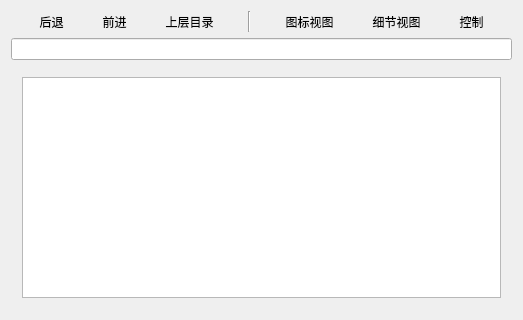
<?xml version="1.0" encoding="UTF-8"?>
<ui version="4.0">
 <class>fileview</class>
 <widget class="QWidget" name="fileview">
  <property name="geometry">
   <rect>
    <x>0</x>
    <y>0</y>
    <width>523</width>
    <height>320</height>
   </rect>
  </property>
  <property name="windowTitle">
   <string>LooFM</string>
  </property>
  <layout class="QVBoxLayout" name="verticalLayout">
   <item>
    <layout class="QHBoxLayout" name="horizontalLayout">
     <item>
      <widget class="QToolButton" name="backButton">
       <property name="enabled">
        <bool>true</bool>
       </property>
       <property name="styleSheet">
        <string notr="true">border-style: flat;</string>
       </property>
       <property name="text">
        <string>后退</string>
       </property>
       <property name="icon">
        <iconset resource="resource.qrc">
         <normaloff>:/images/buttons/images/left-24.png</normaloff>:/images/buttons/images/left-24.png</iconset>
       </property>
       <property name="iconSize">
        <size>
         <width>24</width>
         <height>24</height>
        </size>
       </property>
       <property name="toolButtonStyle">
        <enum>Qt::ToolButtonTextUnderIcon</enum>
       </property>
       <property name="autoRaise">
        <bool>true</bool>
       </property>
      </widget>
     </item>
     <item>
      <widget class="QToolButton" name="forwardButton">
       <property name="styleSheet">
        <string notr="true">border-style: flat;</string>
       </property>
       <property name="text">
        <string>前进</string>
       </property>
       <property name="icon">
        <iconset resource="resource.qrc">
         <normaloff>:/images/buttons/images/right-24.png</normaloff>:/images/buttons/images/right-24.png</iconset>
       </property>
       <property name="iconSize">
        <size>
         <width>24</width>
         <height>24</height>
        </size>
       </property>
       <property name="toolButtonStyle">
        <enum>Qt::ToolButtonTextUnderIcon</enum>
       </property>
      </widget>
     </item>
     <item>
      <widget class="QToolButton" name="aheadButton">
       <property name="styleSheet">
        <string notr="true">border-style: flat;</string>
       </property>
       <property name="text">
        <string>上层目录</string>
       </property>
       <property name="icon">
        <iconset resource="resource.qrc">
         <normaloff>:/images/buttons/images/up-24.png</normaloff>:/images/buttons/images/up-24.png</iconset>
       </property>
       <property name="iconSize">
        <size>
         <width>24</width>
         <height>24</height>
        </size>
       </property>
       <property name="toolButtonStyle">
        <enum>Qt::ToolButtonTextUnderIcon</enum>
       </property>
      </widget>
     </item>
     <item>
      <widget class="Line" name="line">
       <property name="orientation">
        <enum>Qt::Vertical</enum>
       </property>
      </widget>
     </item>
     <item>
      <widget class="QToolButton" name="listButton">
       <property name="styleSheet">
        <string notr="true">border-style: flat;</string>
       </property>
       <property name="text">
        <string>图标视图</string>
       </property>
       <property name="icon">
        <iconset resource="resource.qrc">
         <normaloff>:/images/buttons/images/viewlist-24.png</normaloff>:/images/buttons/images/viewlist-24.png</iconset>
       </property>
       <property name="iconSize">
        <size>
         <width>24</width>
         <height>24</height>
        </size>
       </property>
       <property name="toolButtonStyle">
        <enum>Qt::ToolButtonTextBesideIcon</enum>
       </property>
      </widget>
     </item>
     <item>
      <widget class="QToolButton" name="detailButton">
       <property name="styleSheet">
        <string notr="true">border-style: flat;</string>
       </property>
       <property name="text">
        <string>细节视图</string>
       </property>
       <property name="icon">
        <iconset resource="resource.qrc">
         <normaloff>:/images/buttons/images/viewdetailed-24.png</normaloff>:/images/buttons/images/viewdetailed-24.png</iconset>
       </property>
       <property name="iconSize">
        <size>
         <width>24</width>
         <height>24</height>
        </size>
       </property>
       <property name="toolButtonStyle">
        <enum>Qt::ToolButtonTextBesideIcon</enum>
       </property>
      </widget>
     </item>
     <item>
      <widget class="QToolButton" name="controlButton">
       <property name="styleSheet">
        <string notr="true">border-style: flat;</string>
       </property>
       <property name="text">
        <string>控制</string>
       </property>
       <property name="icon">
        <iconset resource="resource.qrc">
         <normaloff>:/images/buttons/images/110.png</normaloff>:/images/buttons/images/110.png</iconset>
       </property>
       <property name="iconSize">
        <size>
         <width>24</width>
         <height>24</height>
        </size>
       </property>
       <property name="popupMode">
        <enum>QToolButton::InstantPopup</enum>
       </property>
       <property name="toolButtonStyle">
        <enum>Qt::ToolButtonTextBesideIcon</enum>
       </property>
      </widget>
     </item>
    </layout>
   </item>
   <item>
    <widget class="QLineEdit" name="lineEdit"/>
   </item>
   <item>
    <widget class="QStackedWidget" name="stackedWidget">
     <property name="frameShape">
      <enum>QFrame::NoFrame</enum>
     </property>
     <property name="currentIndex">
      <number>0</number>
     </property>
     <widget class="QWidget" name="page">
      <layout class="QGridLayout" name="gridLayout_2">
       <item row="0" column="0">
        <widget class="QListView" name="listView"/>
       </item>
      </layout>
     </widget>
     <widget class="QWidget" name="page_2">
      <layout class="QGridLayout" name="gridLayout">
       <item row="0" column="0">
        <widget class="QTreeView" name="treeView"/>
       </item>
      </layout>
     </widget>
    </widget>
   </item>
  </layout>
  <action name="backAction">
   <property name="icon">
    <iconset resource="resource.qrc">
     <normaloff>:/images/buttons/images/left-24.png</normaloff>:/images/buttons/images/left-24.png</iconset>
   </property>
   <property name="text">
    <string>后退</string>
   </property>
   <property name="shortcut">
    <string>Alt+Left</string>
   </property>
  </action>
  <action name="forwardAction">
   <property name="icon">
    <iconset resource="resource.qrc">
     <normaloff>:/images/buttons/images/right-24.png</normaloff>:/images/buttons/images/right-24.png</iconset>
   </property>
   <property name="text">
    <string>前进</string>
   </property>
   <property name="shortcut">
    <string>Alt+Right</string>
   </property>
  </action>
  <action name="upAction">
   <property name="icon">
    <iconset resource="resource.qrc">
     <normaloff>:/images/buttons/images/up-24.png</normaloff>:/images/buttons/images/up-24.png</iconset>
   </property>
   <property name="text">
    <string>上层目录</string>
   </property>
   <property name="shortcut">
    <string>Alt+Up</string>
   </property>
  </action>
  <action name="iconAction">
   <property name="icon">
    <iconset resource="resource.qrc">
     <normaloff>:/images/buttons/images/viewlist-24.png</normaloff>:/images/buttons/images/viewlist-24.png</iconset>
   </property>
   <property name="text">
    <string>图标视图</string>
   </property>
  </action>
  <action name="detailAction">
   <property name="icon">
    <iconset resource="resource.qrc">
     <normaloff>:/images/buttons/images/viewdetailed-24.png</normaloff>:/images/buttons/images/viewdetailed-24.png</iconset>
   </property>
   <property name="text">
    <string>细节视图</string>
   </property>
  </action>
  <action name="refreshAction">
   <property name="icon">
    <iconset resource="resource.qrc">
     <normaloff>:/images/buttons/images/117.png</normaloff>:/images/buttons/images/117.png</iconset>
   </property>
   <property name="text">
    <string>重新装入</string>
   </property>
   <property name="shortcut">
    <string>F5</string>
   </property>
  </action>
  <action name="locationAction">
   <property name="icon">
    <iconset resource="resource.qrc">
     <normaloff>:/images/buttons/images/122.png</normaloff>:/images/buttons/images/122.png</iconset>
   </property>
   <property name="text">
    <string>位置</string>
   </property>
  </action>
  <action name="infoAction">
   <property name="icon">
    <iconset resource="resource.qrc">
     <normaloff>:/images/buttons/images/90.png</normaloff>:/images/buttons/images/90.png</iconset>
   </property>
   <property name="text">
    <string>信息</string>
   </property>
  </action>
  <action name="action_LooFM">
   <property name="icon">
    <iconset resource="resource.qrc">
     <normaloff>:/images/buttons/images/66.png</normaloff>:/images/buttons/images/66.png</iconset>
   </property>
   <property name="text">
    <string>关于 LooFM</string>
   </property>
  </action>
  <action name="action_LDE">
   <property name="icon">
    <iconset resource="resource.qrc">
     <normaloff>:/images/buttons/images/82.png</normaloff>:/images/buttons/images/82.png</iconset>
   </property>
   <property name="text">
    <string>关于 LDE</string>
   </property>
  </action>
  <action name="exitAction">
   <property name="icon">
    <iconset resource="resource.qrc">
     <normaloff>:/images/buttons/images/115.png</normaloff>:/images/buttons/images/115.png</iconset>
   </property>
   <property name="text">
    <string>退出</string>
   </property>
  </action>
 </widget>
 <layoutdefault spacing="6" margin="11"/>
 <resources>
  <include location="resource.qrc"/>
 </resources>
 <connections/>
</ui>
